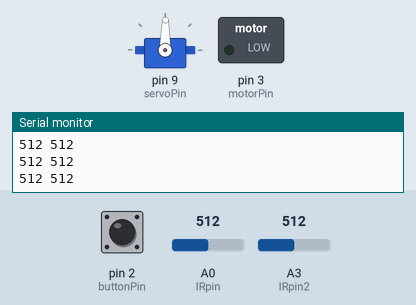
This sketch was run on a simulated Arduino Uno, built with avr-gcc and run on an emulated ATmega328P. Parts: servo, switched loads named in the sketch (green lamp = pin HIGH), the last lines printed to the serial monitor. The test bench sets the inputs (shaded band); at power-on: A0 (IRpin) = 512, pin 2 (buttonPin) LOW, A3 (IRpin2) = 512.

Above: at 1.2 s.
1.3 s: A0 (IRpin) set to 716
At 2.6 s:
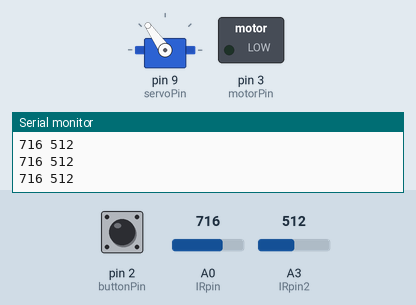
2.9 s: pin 2 (buttonPin) pulled HIGH for 0.25 s
At 4.1 s:
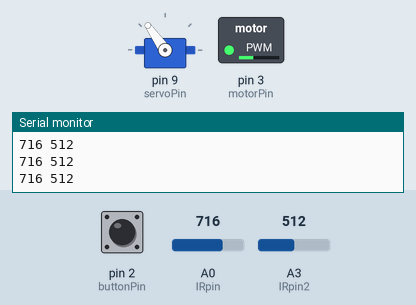
4.6 s: A0 (IRpin) set to 900
At 5.5 s:
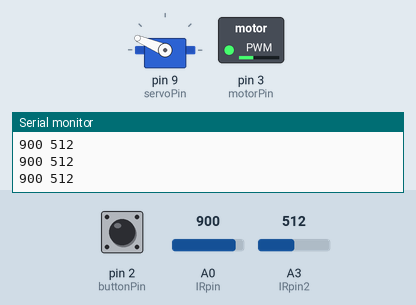
6.1 s: pin 2 (buttonPin) pulled HIGH for 1 s
At 6.9 s:
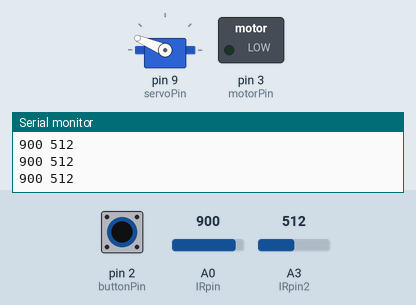
8.6 s: A0 (IRpin) set to 1023
At 9.1 s:
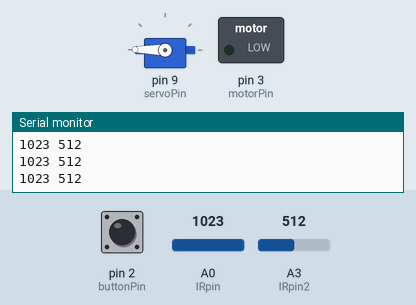
10.1 s: pin 2 (buttonPin) pulled HIGH for 0.25 s
At 10.5 s:
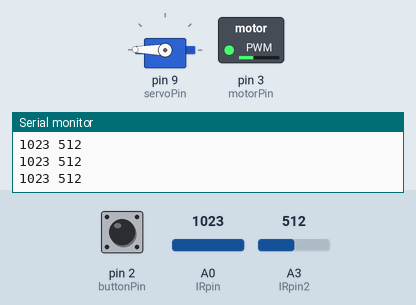
Timing chart, 0 to 12.8 s (numbered marks = the images above; inputs shaded):
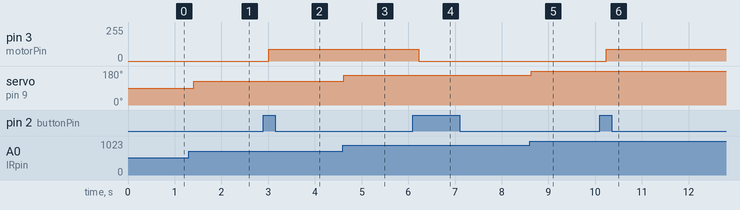

The sketch:

component_test.ino
```cpp
#include <Servo.h>

Servo servo;

const int buttonPin = 2;
const int motorPin = 3;
const int servoPin = 9;
const int IRpin = 0;                                    // analog pin for reading the IR sensor
const int IRpin2 = 3;                                    // analog pin for reading the IR sensor

int buttonState =LOW;      // the current state of the output pin
int current;           // the current reading from the input pin
int previous = LOW;    // the previous reading from the input pin
int motorspeed = 100;
long time = 0;         // the last time the output pin was toggled
long debounce = 200;   // the debounce time, increase if the output flickers

void setup() {
  pinMode(buttonPin, INPUT);
  pinMode(motorPin, OUTPUT);
  servo.attach(servoPin);
  Serial.begin(9600);                             // start the serial port
}

void loop() {
  int i=0;
  int distance = analogRead(IRpin);
  int distance2 = analogRead(IRpin2);

  Serial.print(distance);
  Serial.print(" ");
  Serial.println(distance2);

  int angle = map(distance, 0, 1023, 0, 179);
  servo.write(angle);

  current = digitalRead(buttonPin);

  if (current == HIGH && previous == LOW && millis() - time > debounce) {
    if (buttonState == HIGH)
    {
      buttonState = LOW;
      analogWrite(motorPin,0);  //analogWrite for PWM signals
    }
    else
    {
      buttonState = HIGH;
      time = millis();
      analogWrite(motorPin,90);  //analogWrite PWM signals
    }
  }
  previous = current;
  delay(200);
}
```

Measured:
- after the input at 1.3 s, servo on pin 9 (servoPin): 89° → 125° after 0.11 s
- after the input at 2.9 s, pin 3 (motorPin): 0/255 → 90/255 after 0.11 s
- after the input at 4.6 s, servo on pin 9 (servoPin): 125° → 157° at once
- after the input at 6.1 s, pin 3 (motorPin): 90/255 → 0/255 after 0.12 s
- after the input at 8.6 s, servo on pin 9 (servoPin): 157° → 179° at once
- after the input at 10.1 s, pin 3 (motorPin): 0/255 → 90/255 after 0.14 s
